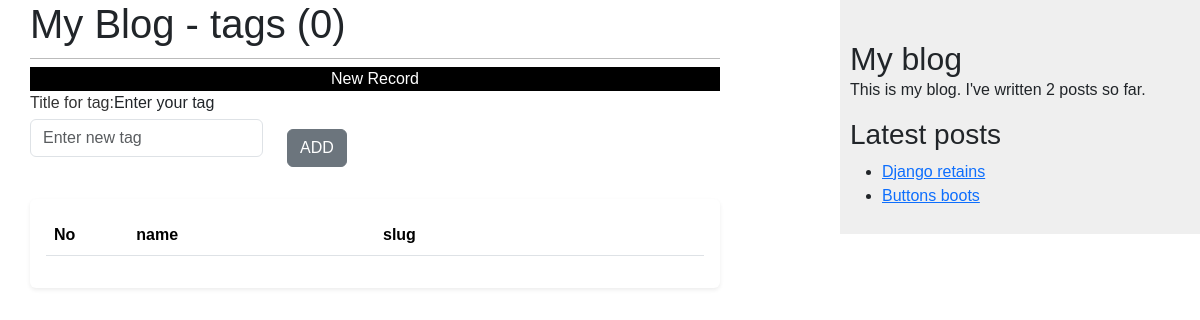
The page /blog/tag/create/ on the database as committed earlier.
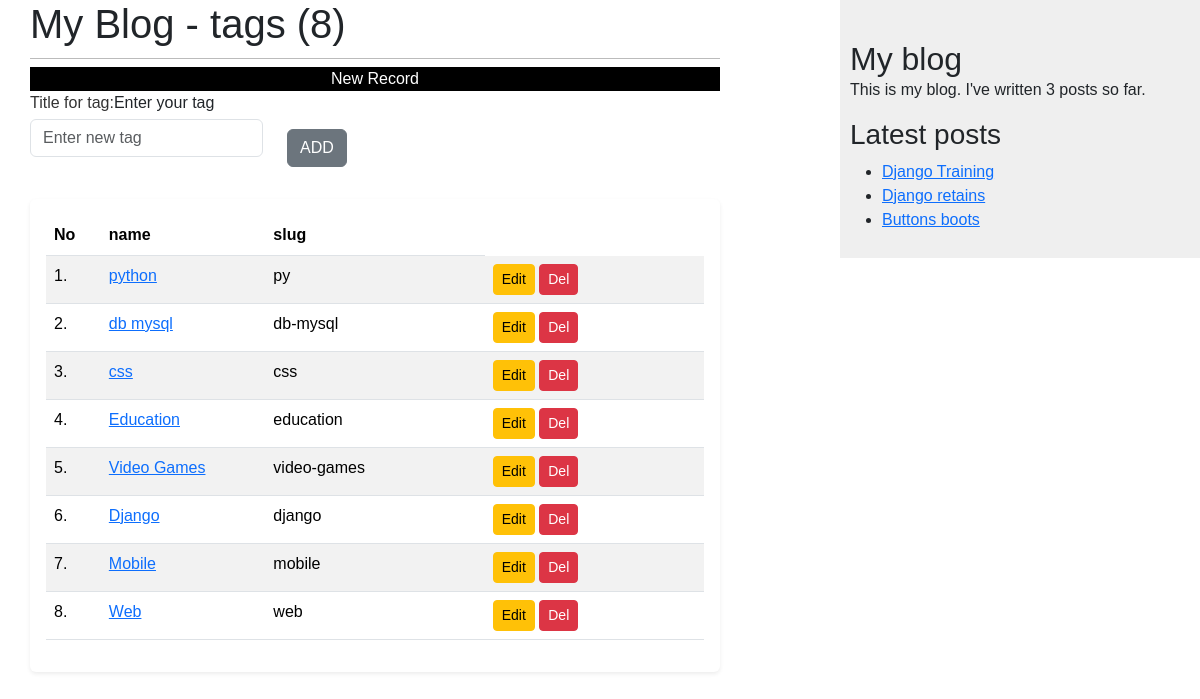
The same page on the database as committed later.
### blog/models.py (models this page shows, shortened)
class Post(models.Model):
    class Status(models.TextChoices):
        DRAFT = ('DF', 'Draft')
        PUBLISHED = ('PB', 'Published')
    title = models.CharField(max_length=250)
    slug = models.SlugField(max_length=250)
    author = models.ForeignKey(User, on_delete=models.CASCADE, related_name='blog_posts')
    body = models.TextField()
    publish = models.DateTimeField('date published', default=timezone.now)
    created = models.DateTimeField(auto_now_add=True)
    updated = models.DateTimeField(auto_now=True)
    status = models.CharField(max_length=2, choices=Status.choices, default=Status.DRAFT)
    objects = models.Manager()  # The default manager.
    published = PublishedManager()  # Our custom manager.
    tags = models.ManyToManyField("Tag", related_name='blog_posts')
    class Meta:
        ordering = ['-publish']
    def get_absolute_url(self):
        return reverse('blog:post_detail', args=[self.id])

class Tag(models.Model):
    name = models.CharField(max_length=31, unique=True, help_text='A label for name tag.')
    slug = models.SlugField(max_length=31, unique=True, help_text='A label for URL config.')
    class Meta:
        verbose_name = 'tags for posts'

### blog/views.py (the view)
# urls.py: path('tag/create/', views.create_tag, name='create-tag'),
def create_tag(request):
    if request.method=="POST":
        form = forms.TagForm(request.POST)
        if form.is_valid():
            print(form.cleaned_data)
            tag = form.save(commit=False)
            tag.save()
            messages.success(request, f"Tag {tag.slug} was created")
            return HttpResponseRedirect(reverse("blog:create-tag"))
        else:
            messages.error(request, 'Please correct the error below.')
            return render(request, 'blog/post/edit_tag.html', {'form': form, "tags": []})
    else:
        form = forms.TagForm()
        tags = Tag.objects.all()
        return render(request, 'blog/post/edit_tag.html', {'form': form, "tags": tags})

### blog/forms.py (shortened to what this page needs)
class TagForm(forms.ModelForm):
    name = forms.CharField(label='Title for tag',
                           help_text="Enter your tag",
                           widget=forms.TextInput(attrs={'class': 'form-control', "placeholder": "Enter new tag"}),
                           )
    class Meta:
        model = Tag
        fields = ['name']

### blog/models.py (called while the page is built)
    def get_queryset(self):
        return super().get_queryset().filter(status=Post.Status.PUBLISHED)

### blog/templatetags/blog_tags.py (called while the page is built)
@register.simple_tag(name='total_posts')
def total_posts():
    return Post.published.count()

@register.inclusion_tag('blog/post/latest_posts.html')
def show_latest_posts(count=5):
    latest_posts = Post.published.order_by('-publish')[:count]
    return {'latest_posts': latest_posts}

### blog/templates/blog/post/edit_tag.html (shortened to what this page needs)
{% extends 'blog/base.html' %}
{% block content %}
<h1>My Blog - tags ({{ tags |length }})</h1>
<div class="container" style="background-color: black; color: white;">
    <div class="col text-center" >
            {% if form.instance.pk %}
            Edit Record
            {% else %}
            New Record
            {% endif %}
    </div>
</div>
<div class="pb-3">
    <form class="row justify-content-start" method="post" action="">
        <div class="col-auto align-self-end">
            {{ form }}
        </div>
        <div class="col-auto align-self-end">
            <button class="btn btn-secondary" type="submit">ADD</button>
        </div>
    </form>
</div>
<div class="my-3 p-3 bg-body rounded shadow-sm">
    <table class="table table-striped">
        <thead>
        <tr>
            <th class="col-md-1">No</th>
            <th class="col-md-3">name</th>
            <th class="col-md-4">slug</th>
        </tr>
        </thead>
        <tbody>
        {% for tag in tags%}
        <tr>
            <td>{{ tag.id }}.</td>
            <td><a href="{% url 'blog:post-tags' tag.slug %}" class="card-link"> {{ tag.name }}</a></td>
            <td>{{ tag.slug }}</td>
            <td>
                <a href="{% url 'blog:edit-tag' pk=tag.pk %}" class="btn btn-warning btn-sm">Edit</a>
                <a href="{% url 'blog:delete-tag' pk=tag.pk %}" class="btn btn-danger btn-sm">Del</a>
            </td>
        </tr>
        {% endfor %}
        </tbody>
    </table>
</div>
{% endblock %}

### blog/templates/blog/post/latest_posts.html
<ul>
 {% for post in latest_posts %}
 <li>
 <a href="{{ post.get_absolute_url }}">{{ post.title }}</a>
 </li>
 {% endfor %}
</ul>

Rows that differ between the two databases and show on the page:
added Tag: id "1", name "python", slug "py"
added Tag: id "2", name "db mysql", slug "db-mysql"
added Tag: id "3", name "css", slug "css"
added Tag: id "4", name "Education", slug "education"
added Tag: id "5", name "Video Games", slug "video-games"
added Tag: id "6", name "Django", slug "django"
added Tag: id "7", name "Mobile", slug "mobile"
added Tag: id "8", name "Web", slug "web"
added Post: title "Django Training"
Other text that changed with them:
{{ tags |length }}: "0" → "8"
text no longer shown: "2"
text now shown: "3"
